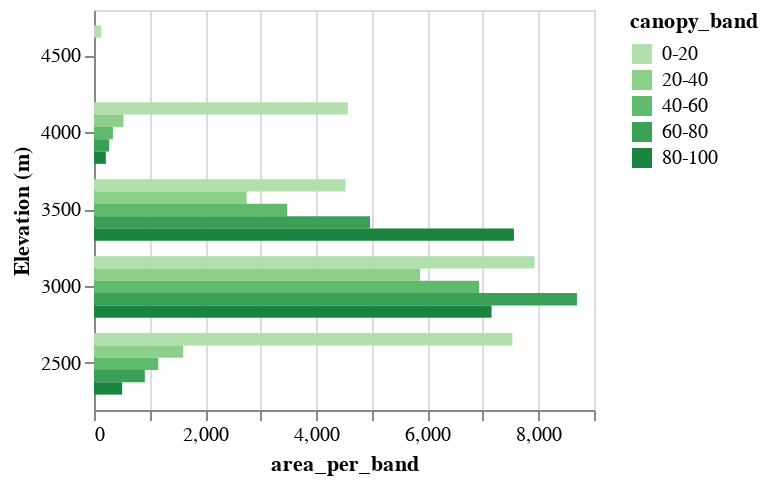

Notebook code for this chart:
### Code cell
# elev_chart = alt.Chart(area_by_elev).mark_bar().encode(
#     alt.Y("elevation_band:O", scale=alt.Scale(reverse=True), axis=alt.Axis(labels=False, title=None)),
#     alt.X('area_per_band', axis=alt.Axis(title ='Area in Each Band')),
#     color=alt.value('grey')
# ).properties(
#     width=250,
#     height=200
#     )

elev_can_chart = alt.Chart(metrics_canopy_elev).mark_bar().encode(
    alt.X("area_per_band:Q"),
    alt.Y("elevation_band:O", scale=alt.Scale(reverse=True), axis=alt.Axis(title='Elevation (m)')),
    alt.Color("canopy_band").scale(scheme="greens"),
    yOffset=alt.YOffset('canopy_band:O')
).properties(
    width=250,
    height=200
    )
elev_can_chart

### Figure 1 — Vega-Lite specification as saved in the notebook (floating-point values rounded to 4 significant figures)
{"config": {"view": {"continuousWidth": 300, "continuousHeight": 300}}, "data": {"name": "data-0658a4cd54199e106a725256c5dc57f4"}, "mark": {"type": "bar"}, "encoding": {"color": {"field": "canopy_band", "scale": {"scheme": "greens"}, "type": "nominal"}, "x": {"field": "area_per_band", "type": "quantitative"}, "y": {"axis": {"title": "Elevation (m)"}, "field": "elevation_band", "scale": {"reverse": true}, "type": "ordinal"}, "yOffset": {"field": "canopy_band", "type": "ordinal"}}, "height": 200, "width": 250, "$schema": "https://vega.github.io/schema/vega-lite/v5.20.1.json", "datasets": {"data-0658a4cd54199e106a725256c5dc57f4": [{"canopy_band": "0-20", "area_per_band": 7531.0, "elevation_band": 2500}, {"canopy_band": "20-40", "area_per_band": 1607.0, "elevation_band": 2500}, {"canopy_band": "40-60", "area_per_band": 1156.0, "elevation_band": 2500}, {"canopy_band": "60-80", "area_per_band": 915.0, "elevation_band": 2500}, {"canopy_band": "80-100", "area_per_band": 507.2, "elevation_band": 2500}, {"canopy_band": "0-20", "area_per_band": 7929.0, "elevation_band": 3000}, {"canopy_band": "20-40", "area_per_band": 5870.0, "elevation_band": 3000}, {"canopy_band": "40-60", "area_per_band": 6930.0, "elevation_band": 3000}, {"canopy_band": "60-80", "area_per_band": 8693.0, "elevation_band": 3000}, {"canopy_band": "80-100", "area_per_band": 7156.0, "elevation_band": 3000}, {"canopy_band": "0-20", "area_per_band": 4528.0, "elevation_band": 3500}, {"canopy_band": "20-40", "area_per_band": 2746.0, "elevation_band": 3500}, {"canopy_band": "40-60", "area_per_band": 3478.0, "elevation_band": 3500}, {"canopy_band": "60-80", "area_per_band": 4968.0, "elevation_band": 3500}, {"canopy_band": "80-100", "area_per_band": 7559.0, "elevation_band": 3500}, {"canopy_band": "0-20", "area_per_band": 4569.0, "elevation_band": 4000}, {"canopy_band": "20-40", "area_per_band": 530.8, "elevation_band": 4000}, {"canopy_band": "40-60", "area_per_band": 341.0, "elevation_band": 4000}, {"canopy_band": "60-80", "area_per_band": 273.5, "elevation_band": 4000}, {"canopy_band": "80-100", "area_per_band": 213.0, "elevation_band": 4000}, {"canopy_band": "0-20", "area_per_band": 131.8, "elevation_band": 4500}, {"canopy_band": "20-40", "area_per_band": 0.0, "elevation_band": 4500}, {"canopy_band": "40-60", "area_per_band": 0.0, "elevation_band": 4500}, {"canopy_band": "60-80", "area_per_band": 0.0, "elevation_band": 4500}, {"canopy_band": "80-100", "area_per_band": 0.0, "elevation_band": 4500}]}}
